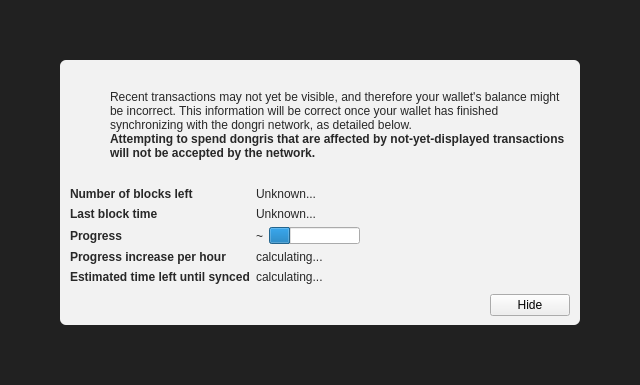
<?xml version="1.0" encoding="UTF-8"?>
<ui version="4.0">
 <class>ModalOverlay</class>
 <widget class="ModalOverlay" name="ModalOverlay">
  <property name="geometry">
   <rect>
    <x>0</x>
    <y>0</y>
    <width>640</width>
    <height>385</height>
   </rect>
  </property>
  <property name="windowTitle">
   <string>Form</string>
  </property>
  <layout class="QVBoxLayout" name="verticalLayout" stretch="0">
   <property name="sizeConstraint">
    <enum>QLayout::SetDefaultConstraint</enum>
   </property>
   <property name="leftMargin">
    <number>0</number>
   </property>
   <property name="topMargin">
    <number>0</number>
   </property>
   <property name="rightMargin">
    <number>0</number>
   </property>
   <property name="bottomMargin">
    <number>0</number>
   </property>
   <item>
    <widget class="QWidget" name="bgWidget" native="true">
     <property name="styleSheet">
      <string notr="true">#bgWidget { background: rgba(0,0,0,220); }</string>
     </property>
     <layout class="QVBoxLayout" name="verticalLayoutMain" stretch="1">
      <property name="leftMargin">
       <number>60</number>
      </property>
      <property name="topMargin">
       <number>60</number>
      </property>
      <property name="rightMargin">
       <number>60</number>
      </property>
      <property name="bottomMargin">
       <number>60</number>
      </property>
      <item>
       <widget class="QWidget" name="contentWidget" native="true">
        <property name="styleSheet">
         <string notr="true">#contentWidget { background: rgba(255,255,255,240); border-radius: 6px; }

QLabel { color: rgb(40,40,40);  }</string>
        </property>
        <layout class="QVBoxLayout" name="verticalLayoutSub" stretch="1,0,0,0">
         <property name="spacing">
          <number>0</number>
         </property>
         <property name="leftMargin">
          <number>10</number>
         </property>
         <property name="topMargin">
          <number>10</number>
         </property>
         <property name="rightMargin">
          <number>10</number>
         </property>
         <property name="bottomMargin">
          <number>10</number>
         </property>
         <item>
          <layout class="QHBoxLayout" name="horizontalLayoutIconText" stretch="0,1">
           <property name="topMargin">
            <number>20</number>
           </property>
           <item>
            <layout class="QVBoxLayout" name="verticalLayoutIcon">
             <property name="leftMargin">
              <number>0</number>
             </property>
             <item>
              <widget class="QPushButton" name="warningIcon">
               <property name="enabled">
                <bool>false</bool>
               </property>
               <property name="text">
                <string/>
               </property>
               <property name="icon">
                <iconset>
                 <normaloff>:/icons/warning</normaloff>
                 <disabledoff>:/icons/warning</disabledoff>:/icons/warning</iconset>
               </property>
               <property name="iconSize">
                <size>
                 <width>48</width>
                 <height>48</height>
                </size>
               </property>
               <property name="flat">
                <bool>true</bool>
               </property>
              </widget>
             </item>
             <item>
              <spacer name="verticalSpacerWarningIcon">
               <property name="orientation">
                <enum>Qt::Vertical</enum>
               </property>
               <property name="sizeHint" stdset="0">
                <size>
                 <width>20</width>
                 <height>40</height>
                </size>
               </property>
              </spacer>
             </item>
            </layout>
           </item>
           <item>
            <layout class="QVBoxLayout" name="verticalLayoutInfoText">
             <property name="leftMargin">
              <number>0</number>
             </property>
             <property name="topMargin">
              <number>0</number>
             </property>
             <item>
              <widget class="QLabel" name="infoText">
               <property name="text">
                <string>Recent transactions may not yet be visible, and therefore your wallet's balance might be incorrect. This information will be correct once your wallet has finished synchronizing with the dongri network, as detailed below.</string>
               </property>
               <property name="textFormat">
                <enum>Qt::RichText</enum>
               </property>
               <property name="wordWrap">
                <bool>true</bool>
               </property>
              </widget>
             </item>
             <item>
              <widget class="QLabel" name="infoTextStrong">
               <property name="font">
                <font>
                 <weight>75</weight>
                 <bold>true</bold>
                </font>
               </property>
               <property name="text">
                <string>Attempting to spend dongris that are affected by not-yet-displayed transactions will not be accepted by the network.</string>
               </property>
               <property name="textFormat">
                <enum>Qt::RichText</enum>
               </property>
               <property name="wordWrap">
                <bool>true</bool>
               </property>
              </widget>
             </item>
             <item>
              <spacer name="verticalSpacerInTextSpace">
               <property name="orientation">
                <enum>Qt::Vertical</enum>
               </property>
               <property name="sizeHint" stdset="0">
                <size>
                 <width>20</width>
                 <height>40</height>
                </size>
               </property>
              </spacer>
             </item>
            </layout>
           </item>
          </layout>
         </item>
         <item>
          <spacer name="verticalSpacerAfterText">
           <property name="orientation">
            <enum>Qt::Vertical</enum>
           </property>
           <property name="sizeHint" stdset="0">
            <size>
             <width>20</width>
             <height>40</height>
            </size>
           </property>
          </spacer>
         </item>
         <item>
          <layout class="QFormLayout" name="formLayout">
           <property name="fieldGrowthPolicy">
            <enum>QFormLayout::FieldsStayAtSizeHint</enum>
           </property>
           <property name="horizontalSpacing">
            <number>6</number>
           </property>
           <property name="verticalSpacing">
            <number>6</number>
           </property>
           <property name="topMargin">
            <number>10</number>
           </property>
           <item row="0" column="0">
            <widget class="QLabel" name="labelNumberOfBlocksLeft">
             <property name="font">
              <font>
               <weight>75</weight>
               <bold>true</bold>
              </font>
             </property>
             <property name="text">
              <string>Number of blocks left</string>
             </property>
            </widget>
           </item>
           <item row="0" column="1">
            <widget class="QLabel" name="numberOfBlocksLeft">
             <property name="text">
              <string>Unknown...</string>
             </property>
            </widget>
           </item>
           <item row="1" column="0">
            <widget class="QLabel" name="labelLastBlockTime">
             <property name="font">
              <font>
               <weight>75</weight>
               <bold>true</bold>
              </font>
             </property>
             <property name="text">
              <string>Last block time</string>
             </property>
            </widget>
           </item>
           <item row="1" column="1">
            <widget class="QLabel" name="newestBlockDate">
             <property name="sizePolicy">
              <sizepolicy hsizetype="Maximum" vsizetype="Preferred">
               <horstretch>0</horstretch>
               <verstretch>0</verstretch>
              </sizepolicy>
             </property>
             <property name="text">
              <string>Unknown...</string>
             </property>
            </widget>
           </item>
           <item row="2" column="0">
            <widget class="QLabel" name="labelSyncDone">
             <property name="font">
              <font>
               <weight>75</weight>
               <bold>true</bold>
              </font>
             </property>
             <property name="text">
              <string>Progress</string>
             </property>
            </widget>
           </item>
           <item row="2" column="1">
            <layout class="QHBoxLayout" name="horizontalLayoutSync" stretch="0,1">
             <item>
              <widget class="QLabel" name="percentageProgress">
               <property name="text">
                <string notr="true">~</string>
               </property>
              </widget>
             </item>
             <item>
              <widget class="QProgressBar" name="progressBar">
               <property name="value">
                <number>24</number>
               </property>
               <property name="format">
                <string/>
               </property>
              </widget>
             </item>
            </layout>
           </item>
           <item row="4" column="0">
            <widget class="QLabel" name="labelProgressIncrease">
             <property name="font">
              <font>
               <weight>75</weight>
               <bold>true</bold>
              </font>
             </property>
             <property name="text">
              <string>Progress increase per hour</string>
             </property>
            </widget>
           </item>
           <item row="4" column="1">
            <widget class="QLabel" name="progressIncreasePerH">
             <property name="text">
              <string>calculating...</string>
             </property>
            </widget>
           </item>
           <item row="5" column="0">
            <widget class="QLabel" name="labelEstimatedTimeLeft">
             <property name="font">
              <font>
               <weight>75</weight>
               <bold>true</bold>
              </font>
             </property>
             <property name="text">
              <string>Estimated time left until synced</string>
             </property>
            </widget>
           </item>
           <item row="5" column="1">
            <widget class="QLabel" name="expectedTimeLeft">
             <property name="text">
              <string>calculating...</string>
             </property>
            </widget>
           </item>
          </layout>
         </item>
         <item>
          <layout class="QHBoxLayout" name="horizontalLayoutButtons">
           <property name="leftMargin">
            <number>10</number>
           </property>
           <property name="topMargin">
            <number>10</number>
           </property>
           <item>
            <spacer name="horizontalSpacer">
             <property name="orientation">
              <enum>Qt::Horizontal</enum>
             </property>
             <property name="sizeHint" stdset="0">
              <size>
               <width>40</width>
               <height>20</height>
              </size>
             </property>
            </spacer>
           </item>
           <item>
            <widget class="QPushButton" name="closeButton">
             <property name="text">
              <string>Hide</string>
             </property>
            </widget>
           </item>
          </layout>
         </item>
        </layout>
       </widget>
      </item>
     </layout>
    </widget>
   </item>
  </layout>
 </widget>
 <customwidgets>
  <customwidget>
   <class>ModalOverlay</class>
   <extends>QWidget</extends>
   <header>modaloverlay.h</header>
   <container>1</container>
  </customwidget>
 </customwidgets>
 <resources/>
 <connections/>
</ui>
